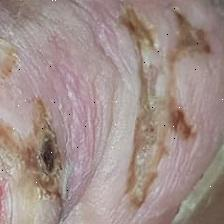
#> input picture Datasets/images data/Full_dataset/Train/Ulcer/RGB/176_jpg.rf.642d586c402260a4c91f6ba05d5c07f7.jpg, 224 x 224 px, given as the content of the folder /kaggle/input, which was not available
$ jupyter execute --allow-errors f-image.ipynb
#> lines starting #> are read from the running program, lines starting #| are printed output that depends on the picture; after the words box and inside, x2 and y2 are one past the last pixel; in counts of white or black regions, pixels touching at a corner belong together; pictures that were not available may be replaced by others from this repository, and a replacement may not be noted
[cell 1]
# This Python 3 environment comes with many helpful analytics libraries installed
# It is defined by the kaggle/python Docker image: https://github.com/kaggle/docker-python
# For example, here's several helpful packages to load

import numpy as np # linear algebra
import pandas as pd # data processing, CSV file I/O (e.g. pd.read_csv)

# Input data files are available in the read-only "../input/" directory
# For example, running this (by clicking run or pressing Shift+Enter) will list all files under the input directory

import os
for dirname, _, filenames in os.walk('/kaggle/input'):
    for filename in filenames:
        print(os.path.join(dirname, filename))

# You can write up to 20GB to the current directory (/kaggle/working/) that gets preserved as output when you create a version using "Save & Run All"
# You can also write temporary files to /kaggle/temp/, but they won't be saved outside of the current session

[cell 2]
import os, hashlib, pandas as pd, numpy as np
from sklearn.model_selection import train_test_split

BASE = '/kaggle/input/datasets/pran84/diabetic-footulcer-dataset/Full_dataset'
IMG_EXTENSIONS = {'.jpg', '.jpeg', '.png', '.bmp'}
CLASS_NAMES    = ['Healthy', 'Grade1', 'Grade2', 'Grade3', 'Grade4']
LABEL_MAP      = {name: i for i, name in enumerate(CLASS_NAMES)}
CLASS_PATHS    = {
    'Healthy': f'{BASE}/Train/Healthy/RGB',
    'Grade1' : f'{BASE}/Train/Severity/Grade1',
    'Grade2' : f'{BASE}/Train/Severity/Grade2',
    'Grade3' : f'{BASE}/Train/Severity/Grade3',
    'Grade4' : f'{BASE}/Train/Severity/Grade4',
}

# DataFrame
rows = []
for cls, folder in CLASS_PATHS.items():
    for img in os.listdir(folder):
        if os.path.splitext(img)[1].lower() in IMG_EXTENSIONS:
            rows.append({'filepath': os.path.join(folder, img),
                         'class_name': cls, 'label': LABEL_MAP[cls]})
df = pd.DataFrame(rows)

# شيل Duplicates
df['hash']  = df['filepath'].apply(lambda p: hashlib.md5(open(p,'rb').read()).hexdigest())
df_clean    = df.drop_duplicates(subset='hash', keep='first').reset_index(drop=True)

# Oversample Healthy
healthy     = df_clean[df_clean['class_name'] == 'Healthy']
others      = df_clean[df_clean['class_name'] != 'Healthy']
df_balanced = pd.concat([healthy.sample(2000, replace=True, random_state=42), others], ignore_index=True)

# Train/Val Split
train_df, val_df = train_test_split(df_balanced, test_size=0.15,
                                     stratify=df_balanced['class_name'], random_state=42)
train_df = train_df.reset_index(drop=True)
val_df   = val_df.reset_index(drop=True)

train_paths  = train_df['filepath'].values
train_labels = train_df['label'].values
val_paths    = val_df['filepath'].values
val_labels   = val_df['label'].values

print(f'✅ Train: {len(train_df)} | Val: {len(val_df)}')
print(df_balanced['class_name'].value_counts())

[cell 3]
import tensorflow as tf
from tensorflow.keras.applications.mobilenet_v2 import preprocess_input

IMG_SIZE   = 224
BATCH_SIZE = 32

def load_and_preprocess(filepath, label):
    img = tf.io.read_file(filepath)
    img = tf.image.decode_image(img, channels=3, expand_animations=False)
    img = tf.image.resize(img, [IMG_SIZE, IMG_SIZE])
    img = tf.cast(img, tf.float32)
    img = preprocess_input(img)
    return img, label

def augment(img, label):
    img = tf.image.random_flip_left_right(img)
    img = tf.image.random_flip_up_down(img)
    img = tf.image.random_brightness(img, 0.15)
    img = tf.image.random_contrast(img, 0.85, 1.15)
    return img, label

#> (the rest of this cell did not finish here and is left out)

[cell 4]
from tensorflow.keras import layers
from tensorflow.keras.applications import MobileNetV2

tf.keras.backend.clear_session()
#> (this line was passed over: tensorflow is not available in this run)
#> in predict_image, img_cv is the input picture: shape (224, 224, 3); mean B, G, R 138.2, 142.8, 161.1

#> (the rest of this cell did not finish here and is left out)

[cell 5]
from tensorflow.keras.callbacks import EarlyStopping, ReduceLROnPlateau, ModelCheckpoint

#> (the rest of this cell did not finish here and is left out)

#> (a cell that did not finish here is left out)

#> (a cell that did not finish here is left out)

#> (a cell that did not finish here is left out)

[cell 9]
import numpy as np
import matplotlib.pyplot as plt
import seaborn as sns
from sklearn.metrics import classification_report, confusion_matrix
# ======= 2. Confusion Matrix =======
y_true, y_pred = [], []
#> (the rest of this cell did not finish here and is left out)

[cell 10]
# ======= 3. Skin Detection Test =======
import cv2

def is_foot_image(img_array, skin_threshold=0.25):
#> called with skin_threshold = 0.25
    img_ycrcb  = cv2.cvtColor(img_array, cv2.COLOR_RGB2YCrCb)
#> img_ycrcb: shape (224, 224, 3); mean of channels 0, 1, 2 147.8, 137.5, 122.6
    mask_ycrcb = cv2.inRange(img_ycrcb,
                              np.array([0, 133, 77],  dtype=np.uint8),
                              np.array([255, 173, 127], dtype=np.uint8))
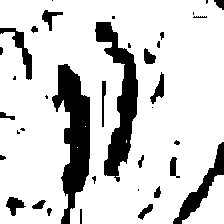
#> mask_ycrcb: shape (224, 224); 82.3% white; 37 black regions (13 under 20 px), largest, box (x1, y1, x2, y2) and area: (52, 64, 90, 224) 3161, (95, 22, 138, 182) 2670, (173, 142, 224, 224) 967
    img_hsv   = cv2.cvtColor(cv2.cvtColor(img_array, cv2.COLOR_RGB2BGR), cv2.COLOR_BGR2HSV)
#> img_hsv: shape (224, 224, 3); mean H, S, V 58.1, 40.5, 161.1
    mask_hsv  = cv2.inRange(img_hsv,
                             np.array([0, 15, 50],   dtype=np.uint8),
                             np.array([25, 200, 255], dtype=np.uint8))
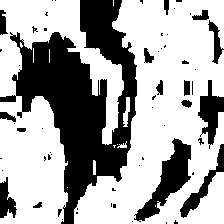
#> mask_hsv: shape (224, 224); 65.1% white; 60 black regions (41 under 20 px), largest, box (x1, y1, x2, y2) and area: (0, 0, 137, 224) 12683, (134, 138, 191, 222) 1636, (198, 80, 224, 149) 832
    combined   = cv2.bitwise_and(mask_ycrcb, mask_hsv)
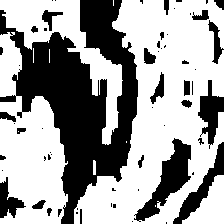
#> combined: shape (224, 224); 62.2% white; 61 black regions (34 under 20 px), largest, box (x1, y1, x2, y2) and area: (0, 0, 138, 224) 13274, (134, 138, 191, 222) 1636, (173, 142, 224, 224) 967
    skin_ratio = np.sum(combined > 0) / (img_array.shape[0] * img_array.shape[1])
#> skin_ratio = 0.622
    return skin_ratio >= skin_threshold, float(skin_ratio)

def predict_image(img_path):
    from tensorflow.keras.applications.mobilenet_v2 import preprocess_input

    img_cv    = cv2.imread(img_path)
    img_rgb   = cv2.cvtColor(img_cv, cv2.COLOR_BGR2RGB)
    is_skin, ratio = is_foot_image(img_rgb)
#> is_skin = True; ratio = 0.622

    if not is_skin:
        return {'prediction': 'Not a foot', 'confidence': 0.0, 'skin_ratio': ratio}

    img_resized = cv2.resize(img_rgb, (224, 224)).astype(np.float32)
    img_input   = np.expand_dims(preprocess_input(img_resized), axis=0)
    preds       = model.predict(img_input, verbose=0)[0]
    confidence  = float(np.max(preds))
    pred_class  = CLASS_NAMES[int(np.argmax(preds))]

    top2 = np.sort(preds)[-2:]
    if (top2[1] - top2[0]) < 0.10 or confidence < 0.60:
        return {'prediction': 'Undefined', 'confidence': confidence, 'skin_ratio': ratio}

    return {'prediction': pred_class, 'confidence': confidence, 'skin_ratio': ratio}

# اختبار على صور القدم
print('\n=== اختبار على صور القدم ===')
#> (the rest of this cell did not finish here and is left out)
